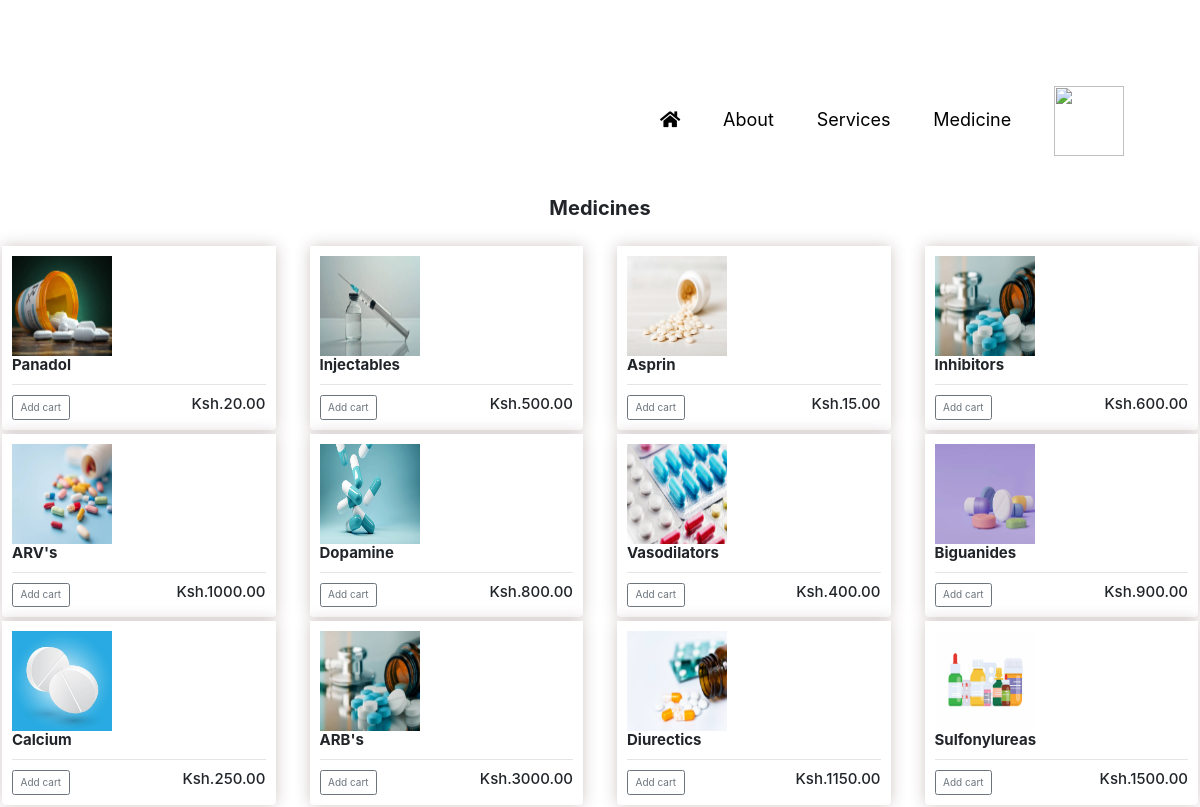
The app's page /medicine.html with its own data.
### Utibu/models.py (models this page shows, shortened)
class Medicine(models.Model):
    name = models.CharField (max_length=200, null=True)
    price = models.FloatField()
    digital = models.BooleanField(default=False, null=True, blank=True)
    image= models.ImageField(null=True, blank=True)
    @property #decoretor...access as attribute
    def imageURL(self):
        try:
            url=self.image.url
        except:
            url=''
        return url

### Utibu/views.py (the view)
# urls.py: path('medicine.html', views.medicine, name="medicine"),
def medicine(request):
   if request.user.is_authenticated:
      patient = request.user.patient
      order, created = Order.objects.get_or_create(patient=patient, complete=False)
      meds = order.ordermed_set.all
      cartMeds=order.get_cart_meds
   else:
      meds=[]
      order ={'get_cart_meds':0, 'get_cart_total':0, 'shipping': False}
      cartMeds=['get_cart_meds']
   medicines= Medicine.objects.all()
   context={'medicines': medicines, 'cartMeds': cartMeds}
   return render (request, 'medicine.html', context)

### templates/medicine.html (shortened to what this page needs)
{% extends 'base.html' %}
{% block content %}
<head>
    <link rel="stylesheet" href="https://cdn.jsdelivr.net/npm/bootstrap@4.3.1/dist/css/bootstrap.min.css">
</head>
<h2 style="font-weight: bold; text-align: center; margin: 2%;">Medicines</h2>
<div class="row">
    {% for medicine in medicines %}
    <div class="col-lg-3">
        <div class="box-element product">
            <img src="{{medicine.imageURL}}" alt="" width="100px" height="100px">
            <h6 style="font-size: 1.5em;"><strong>{{medicine.name}}</strong></h6>
            <hr>
            <button data-medicine="{{medicine.id}}" data-action="add" class="btn btn-outline-secondary add-btn update-cart">Add cart</button>
            <h4 style="display: inline-block; float: right;">Ksh.{{medicine.price|floatformat:2}}</h4>
        </div>
    </div>
    {% endfor %}
</div>
{% endblock content %}

### templates/base.html (shortened to what this page needs)
{% load bootstrap3 %}
{% load static %}
<!DOCTYPE html>
<html>
<head>
  {% block styles %}
    {% bootstrap_css %}
    <link rel="stylesheet" href="">
    <link rel="stylesheet" href="https://stackpath.bootstrapcdn.com/bootstrap/4.1.3/css/bootstrap.min.css">
    <link rel="stylesheet" href="https://use.fontawesome.com/releases/v5.4.1/css/all.css"
>
  {% endblock %}
</head>
<body>
    {% include "navbar.html" %}
    {% block content %} {% endblock %}
</body>
</html>

### templates/navbar.html (shortened to what this page needs)
 <html>
  <head>
  </head>
  <body>
    <nav class="navbar">
      <p class="navbar-brand" id="brand" href=""><i class="fa-solid fa-code text-white"></i></p>
      <ul>
          <li>
              <a class="home" href="{% url 'home' %}"><i class="fa fa-home" aria-hidden="true"></i></a>
          </li>
          <li>
              <a href="{% url 'about' %}">About</a>
          </li>
          <li>
              <a href="{% url 'service' %}">Services</a>
          </li>
          <li>
              <a href="{% url 'medicine' %}">Medicine</a>
          </li>
          <li>
            <a href="{% url 'cart' %}"><img src="https://media.istockphoto.com/id/1128229893/vector/shopping-cart-icon.jpg?s=612x612&w=0&k=20&c=EunmrZqRD5SXHNtqUBNkDl0zJGgq7QUjw2KXlbR6_Dg=" alt="" height="70px" width="70px"></a>
          </li>
      </ul>
  </nav>
  </body>
</html>

### templates/navbar.html (style rules this page uses)
.navbar { display: flex; flex-direction: row; }
.navbar ul li { list-style-type: none; display: inline; padding: 20px; }
.navbar ul li a { color: black; font-size: large; }
.navbar ul { margin-left: 50%; margin-top: 20px; }

### templates/medicine.html (style rules this page uses)
.box-element { padding: 10px; background-color: #fff; box-shadow: hsl(0, 10%, 80%) 0 0 16px; border-radius: 4px; margin: 2px; }
.product { border-radius: 0 0 4px 4px; }

### records on screen
Medicine: imageURL (picture), name "Panadol", price "20.00"
Medicine: imageURL (picture), name "Injectables", price "500.00"
Medicine: imageURL (picture), name "Asprin", price "15.00"
Medicine: imageURL (picture), name "Inhibitors", price "600.00"
Medicine: imageURL (picture), name "ARV's", price "1000.00"
Medicine: imageURL (picture), name "Dopamine", price "800.00"
Medicine: imageURL (picture), name "Vasodilators", price "400.00"
Medicine: imageURL (picture), name "Biguanides", price "900.00"
Medicine: imageURL (picture), name "Calcium", price "250.00"
Medicine: imageURL (picture), name "ARB's", price "3000.00"
Medicine: imageURL (picture), name "Diurectics", price "1150.00"
Medicine: imageURL (picture), name "Sulfonylureas", price "1500.00"
